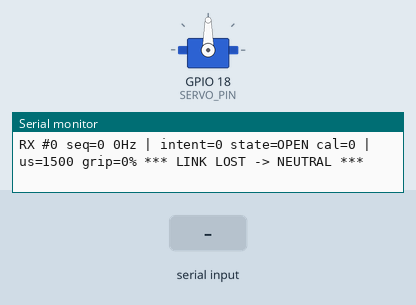
Bench run of a sketch on a simulated ESP32. Shown: servo, the last lines printed to the serial monitor. The inputs (shaded band) are chosen by the test bench.

Above: at 1.5 s.
1.6 s: "m600\n" received over Serial
At 2.06 s:
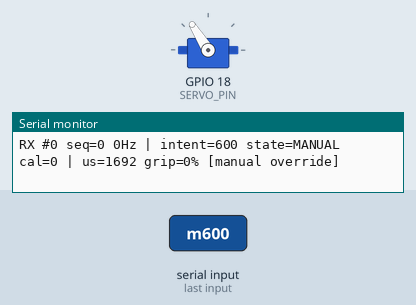
3.8 s: "m-600\n" received over Serial
At 4.27 s:
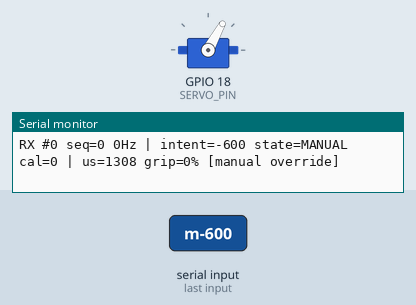
Timing chart, 0 to 6.8 s (numbered marks = the images above; inputs shaded):
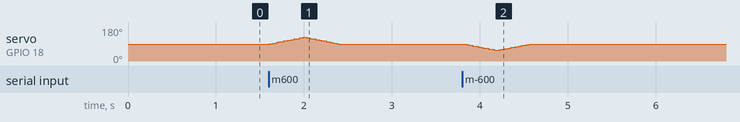

Measured:
- after the input at 1.6 s, servo on GPIO 18 (SERVO_PIN): rises from 90° to 126° in 0.38 s, then falls to 90° in 0.40 s

The sketch:

servo-receiver-ino.ino
```cpp
// ARDUINO IDE COPY of firmware/servo-receiver/src/main.cpp - byte-identical
// below this header. Same code, packaged as a sketch so it can be flashed
// without PlatformIO. Needs the ESP32Servo library (Library Manager).
// If you edit the receiver, edit main.cpp and re-copy; do not fork this.
// Servo-receiver ESP32 — ESP-NOW receiver + HSR-2645CR driver.
//
// Receives {seq, intent, state, calibrated} intent packets at 50 Hz from the
// EMG collector (30:AE:A4:D3:36:38) and turns intent into a servo pulse:
//     intent  +1000 = close at full speed
//     intent      0 = stop / hold  (neutral pulse, gearbox holds the grip)
//     intent  -1000 = open at full speed
//
// This board owns SAFETY. Even in this first version:
//   - Link watchdog: if intent packets stop arriving (LINK_TIMEOUT_MS) the
//     servo is commanded to NEUTRAL, so a dead radio can never leave the hand
//     driving or clenched.
//   - Not-calibrated guard: packets with calibrated=0 hold neutral.
//   - Slew limit: pulse width can only ramp so fast, so a jump in intent
//     can't slam the mechanism.
// TODO (next): travel-range clamp from a homing trial + current-sense stall
//   stop / re-zero. Those are the position-tracking safety layer we discussed.
//
// This board's STA MAC: 7C:87:CE:30:FA:88
//
// Wiring (servo): signal(yellow)->GPIO18, VCC(red)->SEPARATE 4.8-6V pack,
//   GND(black)->pack negative, and pack negative->ESP32 GND (shared ground).
//   Do NOT power the servo from the ESP32 3V3 pin.

#include <Arduino.h>
#include <WiFi.h>
#include <esp_now.h>
#include <esp_wifi.h>
#include <ESP32Servo.h>

// ---- Intent packet (MUST byte-match the EMG sender's struct) ----
typedef struct __attribute__((packed)) {
  uint32_t seq;
  int16_t  intent;      // -1000 open .. 0 hold .. +1000 close
  uint8_t  state;       // sender's IntentState (for telemetry only)
  uint8_t  calibrated;  // 0 -> stay neutral
} IntentPacket;

const char *STATE_NAMES[] = {"OPEN", "CLOSING", "HOLDING", "OPENING", "?"};

// ---- Servo ----
Servo drive;
const int SERVO_PIN  = 18;
const int STOP_US    = 1500;
const int MIN_US     = 900;
const int MAX_US     = 2100;
// Map intent +/-1000 to +/-SPEED_SPAN around neutral. 400 caps the servo at
// 1100..1900 us - about 2/3 of its rated speed (~39 RPM at 6 V). The servo's
// own limit is 600 (900..2100 us).
const int SPEED_SPAN = 400;
// Closing drives 1.5x faster than opening: a grip should feel immediate, while
// opening stays gentle. 400 * 1.5 = 600 us is exactly the servo's rated limit
// (900..2100), so this is the most it can take without clipping.
// SPEED_SPAN remains the REFERENCE span the gripDrive integrator is expressed
// in, so a boosted close correctly advances gripDrive 1.5x faster — it really
// is covering travel 1.5x faster.
// MUST MATCH CLOSE_BOOST in firmware/emg-collector: the sender mirrors this
// math to decide when to stop OPENING, and if the two disagree the hand stops
// short of fully open.
const float CLOSE_BOOST = 1.5f;
const int CLOSE_SIGN = +1;    // +1: positive intent -> pulses above neutral.
                              // Flip to -1 if "close" turns out to open.
const int DEADBAND   = 20;    // |intent| below this = true stop
const int SLEW_US    = 12;    // max pulse-width change per control tick

// ---- Link watchdog ----
const uint32_t LINK_TIMEOUT_MS = 300;   // 15 missed 50 Hz packets
const uint32_t CONTROL_MS      = 20;    // servo update period (50 Hz)

// ---- Manual override (tools/motor_debug.py over USB serial) ----
// Command: "m<intent>\n", intent -1000..1000, e.g. "m600" / "m-600" / "m0".
// DEADMAN: every command only buys MANUAL_HOLD_MS of authority. The web page
// re-sends while a button is held, so a closed tab, a crashed browser, or an
// unplugged cable all stop the motor within 400 ms on their own. Manual never
// needs an explicit "release" to be safe — silence IS the safe state.
const uint32_t MANUAL_HOLD_MS = 400;
int16_t  manualIntent  = 0;
uint32_t manualUntilMs = 0;
char     cmdBuf[16];
uint8_t  cmdLen = 0;
bool     cmdBad = false;      // current line overflowed -> ignore it entirely

// ---- Travel limit ----
// gripDrive is measured in SECONDS OF FULL-SPEED-EQUIVALENT DRIVE, not as a
// normalised 0..1 fraction. Driving at half speed for 2 s counts the same as
// full speed for 1 s, and an open simply has to give back what a close put in.
// Normalising by a "full travel" constant used to sit in this integrator, but
// it is a constant divisor that cancels out of the unwind completely — it only
// ever scaled the grip% readout, while making the units hard to reason about.
//
// TRAVEL_CLAMP_S is the ONE physical constant that matters: how many seconds of
// full-speed drive the mechanism absorbs going fully open -> fully closed. It
// exists because of STALL — once the hand is against its end stop the servo is
// still commanded but no longer moves, and counting that phantom drive would
// make the matching open take absurdly long unwinding motion that never
// happened. Without the clamp the unwind is exact but unbounded; with it set
// too LOW the estimate stops counting travel the hand is still making, and a
// close can no longer be fully undone.
//
// MEASURED on the real mechanism: driving CLOSE at full manual speed takes 24 s
// to reach the closed stop. Closing runs at cmdFrac 1.5 (CLOSE_BOOST), so that
// is 24 * 1.5 = 36 drive-units of full travel.
//
// The old value here was 1.955 — a guess, and 18x too small. That is what made
// the hand creep shut: a 2 s grip adds 12% of travel, the estimate stopped
// counting long before, and the matching open gave back only a fraction.
//
// MUST MATCH the sender's TRAVEL_CLAMP_S. Re-measure if the mechanism, the
// gearing or the servo supply voltage changes.
const float TRAVEL_CLAMP_S   = 36.0f;   // drive-units for full open -> closed
const float TRAVEL_NOMINAL_S = 36.0f;   // grip% readout scaling (same value, so
                                        // 100% really means fully closed)

// ---- Shared state (written in ISR-like callback, read in loop) ----
volatile int16_t  rxIntent     = 0;
volatile uint8_t  rxState      = 0;
volatile bool     rxCalibrated = false;
volatile uint32_t rxSeq        = 0;
volatile uint32_t rxCount      = 0;
volatile uint32_t lastRxMs     = 0;

int   curUs        = STOP_US;   // last pulse width actually commanded
uint32_t nextCtrlMs = 0, nextLogMs = 0, lastLogCount = 0;

// Net closing drive commanded so far, in seconds of full-speed equivalent.
// 0 = fully open. Bounded at both ends: at 0 so an open cannot wind past full
// open, and at TRAVEL_CLAMP_S because the hand cannot close past its end stop
// (see the measured value above).
// ponytail: open-loop estimate, drifts with battery sag and load. Holding the
// mechanism against a hard stop stalls the servo AND inflates this estimate.
// Re-zero against a real reference (current-sense at the end stop, or a limit
// switch) when that exists; assumes the hand starts OPEN at power-on.
float gripDrive = 0.0f;

void onRecv(const esp_now_recv_info_t *info, const uint8_t *data, int len) {
  if (len != (int)sizeof(IntentPacket)) return;   // ignore foreign traffic
  IntentPacket p;
  memcpy(&p, data, sizeof p);
  rxIntent     = p.intent;
  rxState      = p.state;
  rxCalibrated = (p.calibrated != 0);
  rxSeq        = p.seq;
  rxCount++;
  lastRxMs     = millis();
}

int intentToUs(int intent) {
  if (abs(intent) < DEADBAND) return STOP_US;
  // intent > 0 is CLOSING (see the packet doc at the top), independent of
  // CLOSE_SIGN, which only decides which way that maps onto pulse width.
  long span = (intent > 0) ? (long)(SPEED_SPAN * CLOSE_BOOST) : SPEED_SPAN;
  int off = (int)((long)intent * span / 1000) * CLOSE_SIGN;
  return constrain(STOP_US + off, MIN_US, MAX_US);
}

// Parse "m<intent>\n" from USB serial. Anything else is ignored, so stray
// characters from a serial monitor cannot move the motor.
void pollSerial() {
  while (Serial.available()) {
    char c = Serial.read();
    if (c == '\n' || c == '\r') {
      if (!cmdBad && cmdLen >= 2 && cmdBuf[0] == 'm') {
        cmdBuf[cmdLen] = '\0';
        manualIntent  = constrain(atoi(cmdBuf + 1), -1000, 1000);
        manualUntilMs = millis() + MANUAL_HOLD_MS;
      }
      cmdLen = 0; cmdBad = false;
    } else if (cmdBad) {
      // discard the REST of a poisoned line. Resetting cmdLen instead would let
      // a long garbage line resync mid-stream: "xxxxxxxxxxxxxxxm600\n" would
      // overflow, restart the buffer at 'm', and drive the motor.
    } else if (cmdLen < sizeof(cmdBuf) - 1) {
      cmdBuf[cmdLen++] = c;
    } else {
      cmdBad = true;          // overlong: ignore everything up to the newline
    }
  }
}

void setup() {
  Serial.begin(115200);
  delay(300);

  WiFi.mode(WIFI_STA);

  ESP32PWM::allocateTimer(0);
  drive.setPeriodHertz(50);
  drive.attach(SERVO_PIN, MIN_US, MAX_US);
  drive.writeMicroseconds(STOP_US);   // start stopped

  uint8_t mac[6];
  esp_wifi_get_mac(WIFI_IF_STA, mac);
  Serial.println();
  Serial.println("=== Servo receiver (ESP-NOW intent) ===");
  Serial.printf("This board's STA MAC: %02X:%02X:%02X:%02X:%02X:%02X\n",
                mac[0], mac[1], mac[2], mac[3], mac[4], mac[5]);

  if (esp_now_init() != ESP_OK) {
    Serial.println("FATAL: esp_now_init failed");
    while (true) delay(1000);
  }
  esp_now_register_recv_cb(onRecv);
  Serial.println("Waiting for intent packets from the EMG board...");
}

void loop() {
  pollSerial();

  uint32_t now = millis();
  if ((int32_t)(now - nextCtrlMs) < 0) return;
  nextCtrlMs = now + CONTROL_MS;

  bool linkUp = (rxCount > 0) && (now - lastRxMs <= LINK_TIMEOUT_MS);
  bool manual = (int32_t)(now - manualUntilMs) < 0;

  // Decide target pulse width, safest-first.
  int targetUs;
  if (manual)                        targetUs = intentToUs(manualIntent);
  else if (!linkUp || !rxCalibrated) targetUs = STOP_US;   // failsafe / not ready
  else                               targetUs = intentToUs(rxIntent);

  // Open limit: opening can only undo the closing we actually did, so it can
  // never wind past full-open. Closing is deliberately unbounded - you control
  // how far to close.
  // MANUAL BYPASSES THIS ON PURPOSE. gripDrive is dead-reckoned and can drift; if
  // it reads 0 while the hand is actually still closed, the clamp would refuse
  // to open and there would be no way back. Manual is the recovery path, so it
  // must be able to drive open regardless. The slew limit still applies.
  if (!manual && gripDrive <= 0.0f && (targetUs - STOP_US) * CLOSE_SIGN < 0)
    targetUs = STOP_US;

  // Slew-limit toward the target so intent jumps can't slam the mechanism.
  if      (curUs < targetUs) curUs = min(curUs + SLEW_US, targetUs);
  else if (curUs > targetUs) curUs = max(curUs - SLEW_US, targetUs);
  drive.writeMicroseconds(curUs);

  // Integrate what we actually commanded (not the raw intent - slew limiting
  // means they differ) to keep the travel estimate honest.
  gripDrive += ((curUs - STOP_US) * CLOSE_SIGN / (float)SPEED_SPAN)
               * (CONTROL_MS / 1000.0f);
  if (gripDrive < 0.0f)            gripDrive = 0.0f;
  if (gripDrive > TRAVEL_CLAMP_S)  gripDrive = TRAVEL_CLAMP_S;  // at the end stop

  // Telemetry ~5 Hz so the serial monitor stays readable.
  if ((int32_t)(now - nextLogMs) >= 0) {
    uint32_t c = rxCount;
    uint32_t hz = (c - lastLogCount) * 1000 / 200;   // packets in last 200 ms
    lastLogCount = c; nextLogMs = now + 200;
    uint8_t st = rxState <= 3 ? rxState : 4;
    Serial.printf("RX #%lu seq=%lu %luHz | intent=%d state=%s cal=%d | us=%d grip=%d%% %s%s\n",
                  (unsigned long)c, (unsigned long)rxSeq, (unsigned long)hz,
                  manual ? (int)manualIntent : (int)rxIntent,
                  manual ? "MANUAL" : STATE_NAMES[st], rxCalibrated ? 1 : 0,
                  curUs, (int)(gripDrive / TRAVEL_NOMINAL_S * 100),
                  manual ? "[manual override] " : "",
                  (linkUp || manual) ? "" : "*** LINK LOST -> NEUTRAL ***");
  }
}
```
